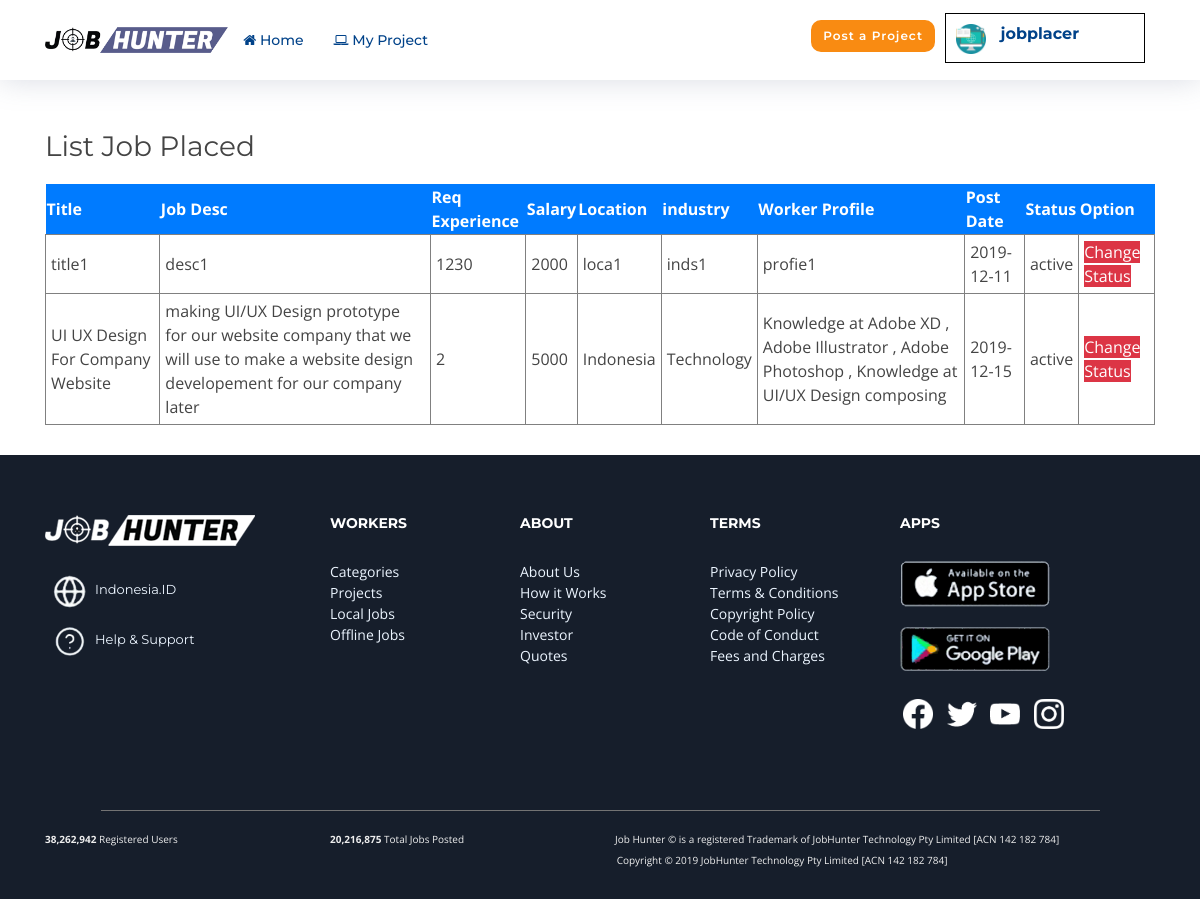
Screenshot of /jobplacer/myprojects.php (signed in) with the database file from the repository.
### tables this page shows
CREATE TABLE `tb_user` (
  `id_user` int(50) NOT NULL,
  `username` varchar(100) NOT NULL,
  `password` varchar(100) NOT NULL,
  `name` varchar(100) NOT NULL,
  `email` varchar(100) NOT NULL,
  `phone` int(20) NOT NULL,
  `role` enum('none','jobhunter','jobplacer','admin') NOT NULL,
  `status` enum('active','pending','closed') NOT NULL
);

CREATE TABLE `tb_job` (
  `id_job` int(50) NOT NULL,
  `id_placer` int(50) NOT NULL,
  `title` varchar(300) NOT NULL,
  `jobdesc` varchar(300) NOT NULL,
  `experience` varchar(50) NOT NULL,
  `salary` varchar(100) NOT NULL,
  `location` varchar(100) NOT NULL,
  `industry` varchar(100) NOT NULL,
  `profile` varchar(100) NOT NULL,
  `postdate` date NOT NULL,
  `status` enum('active','closed') NOT NULL
);

### jobplacer/myprojects.php (the view, shortened to what this page needs)
<?php
include '../config.php';
$id_placer = $_SESSION['id_placer'];
$id_user = $_SESSION['id_user'];
$query = mysqli_query($sql,"SELECT username from tb_user where id_user = '$id_user'");
$data = mysqli_fetch_assoc($query);
$username = $data['username'];
?>
<!DOCTYPE html>
<html lang="en">
<head>
  <link href="../assets/lib/bootstrap/css/bootstrap.min.css" rel="stylesheet">
  <link href="../assets/lib/font-awesome/css/font-awesome.min.css" rel="stylesheet">
  <link href="../assets/lib/animate/animate.min.css" rel="stylesheet">
  <link href="../assets/lib/ionicons/css/ionicons.min.css" rel="stylesheet">
  <link href="../assets/lib/owlcarousel/assets/owl.carousel.min.css" rel="stylesheet">
  <link href="../assets/lib/lightbox/css/lightbox.min.css" rel="stylesheet">
  <link rel="stylesheet" href="https://cdnjs.cloudflare.com/ajax/libs/twitter-bootstrap/4.1.3/css/bootstrap.css" />
  <link rel="stylesheet" href="https://cdn.datatables.net/1.10.19/css/dataTables.bootstrap4.min.css" />
  <link href="../assets/css/style5.css" rel="stylesheet">
</head>
<body>
  <header id="header" class="fixed-top">
    <div class="container">
      <div class="logo float-left">
        <a href="index.html" class="scrollto"><img src="../assets/img/logo5.png" alt="" class="img-fluid"></a>
      </div>
      <nav class="main-nav d-none d-lg-block">
        <ul class="float-left">
          <li><a href="../index.html"><i class="fa fa-home"></i>  Home</a></li>
          <li class="active"><a href="myprojects.html"><i class="fa fa-laptop"></i>  My Project</a></li>
        </ul>
        <ul class="float-right">
          <li><a href="placing.html" class="btn ">Post a Project</a></li>
          <li>
            <a href="profile.php" class="profile ">
            <div class="container">
              <div class="row">
                <div class="col-lg-3">
                  <img src="../assets/img/browse/desktop.png" width="30px" height="30px">
                </div>
                <div class="col-lg-4">
                  <h6><strong><?= $username; ?></strong></h6>
                </div>
              </div>
            </div>
            </a>
          </li>
        </ul>
      </nav>
    </div>
  </header>
<div class="container-fluid" style="margin-top: 100px;">
  <div class="experience">
    <h3>List Job Placed</h3>
        <table id="myTable">
        <thead>
          <tr id="HeadRow">
              <th>Title</th>
              <th>Job Desc</th>
              <th>Req Experience</th>
              <th>Salary</th>
              <th>Location</th>
              <th>industry</th>
              <th>Worker Profile</th>
              <th>Post Date</th>
              <th>Status</th>
              <th>Option</th>
            </tr>
        </thead>
            <tbody>
        <?php
            $datajob = mysqli_query($sql,"SELECT a.id_job,a.title,a.jobdesc,a.experience,a.salary,a.location,a.industry,a.profile,a.postdate,a.status
            from tb_job a
            inner join tb_placer b on a.id_placer = b.id_placer
            inner join tb_user c on b.id_user = c.id_user
            where a.id_placer = '$id_placer' ");
            while($row = mysqli_fetch_array($datajob))
            {
                echo "<tr>
                <td>".$row['title']."</td>
                <td>".$row['jobdesc']."</td>
                <td>".$row['experience']."</td>
                <td>".$row['salary']."</td>
                <td>".$row['location']."</td>
                <td>".$row['industry']."</td>
                <td>".$row['profile']."</td>
                <td>".$row['postdate']."</td>
                <td>".$row['status']."</td>
                <td><a href='deactivateproject.php?id_job=".$row['id_job']."&status=".$row['status']."' class='btn-danger'>Change Status</button></td>
            </tr>";
            }
        ?>
        </tbody>
        </table>
      </div>
</div>
  <footer id="footer">
    <div class="footer-top">
      <div class="container">
        <div class="row">
          <div class="col-lg-3 col-md-6 footer-info">
            <img src="../assets/img/footer/logo7.png"><br>
            <a href=""><img src="../assets/img/footer/globe.png" width="50px" height="50px">Indonesia.ID</a><br>
            <a href=""><img src="../assets/img/footer/help.png" width="50px" height="50px">Help &amp; Support</a>
          </div>
          <div class="col-lg-2 col-md-6 footer-links">
            <h4>Workers</h4>
            <ul>
              <li><a href="#">Categories</a></li>
              <li><a href="#">Projects</a></li>
              <li><a href="#">Local Jobs</a></li>
              <li><a href="#">Offline Jobs</a></li>
            </ul>
          </div>
          <div class="col-lg-2 col-md-6 footer-links">
            <h4>About</h4>
            <ul>
              <li><a href="#">About Us</a></li>
              <li><a href="#">How it Works</a></li>
              <li><a href="#">Security</a></li>
              <li><a href="#">Investor</a></li>
              <li><a href="#">Quotes</a></li>
            </ul>
          </div>
           <div class="col-lg-2 col-md-6 footer-links">
            <h4>Terms</h4>
            <ul>
              <li><a href="#">Privacy Policy</a></li>
              <li><a href="#">Terms &amp; Conditions</a></li>
              <li><a href="#">Copyright Policy</a></li>
              <li><a href="#">Code of Conduct</a></li>
              <li><a href="#">Fees and Charges</a></li>
            </ul>
          </div>
          <div class="col-lg-3 col-md-6 footer-newsletter">
            <h4>Apps</h4>
            <a href="#"><img src="../assets/img/footer/app2.png" width="150px" height="auto"></a>
            <a href="#"><img src="../assets/img/footer/play.png" width="150px" height="auto"></a>
            <div class="social-links">
              <a href="#" class="facebook"><img src="../assets/img/footer/facebook.png" width="30px" height="30px"></a>
              <a href="#" class="twitter"><img src="../assets/img/footer/twitter.png" width="30px" height="30px"></a>
              <a href="#" class="google-plus"><img src="../assets/img/footer/youtube.png" width="30px" height="30px"></a>
              <a href="#" class="instagram"><img src="../assets/img/footer/instagram.png" width="30px" height="30px"></a>
            </div>
          </div>
        </div>
      </div>
    </div>
    <div class="end container">
      <hr width="90%">
      <div class="row">
          <div class="col-lg-3 col-md-6 ">
            <p><strong><span data-toggle="counter-up">38,262,942</span></strong> Registered Users</p>
          </div>
          <div class="col-lg-3 col-md-6 ">
            <p><strong><span data-toggle="counter-up">20,216,875</span></strong> Total Jobs Posted</p>
          </div>
          <div class="col-lg-6 col-md-6 wow fadeInRight">
            <p>Job Hunter &copy; is a registered Trademark of JobHunter Technology Pty Limited [ACN 142 182 784]</p>
          </div>
      </div>
      <div class="copyright wow fadeInRight">
        <p>Copyright &copy; 2019 JobHunter Technology Pty Limited [ACN 142 182 784]</p>
      </div>
    </div>
  </footer>
</body>
</html>

### assets/css/style5.css (style rules this page uses)
body { background: #fff; color: #444; font-family: "Open Sans", sans-serif; }
a { color: #007bff; transition: 0.5s; }
p { padding: 0; margin: 0 0 30px 0; }
h1, h2, h3, h4, h5, h6 { font-family: "Montserrat", sans-serif; font-weight: 400; margin: 0 0 20px 0; padding: 0; }
#header { height: 80px; transition: all 0.5s; z-index: 997; transition: all 0.5s; padding: 20px 0; background: #fff; box-shadow: 0px 0px 30px rgba(127, 137, 161, 0.3); }
#header .logo img { padding: 0; margin: 7px 0; max-height: 26px; }
.main-nav, .main-nav * { margin: 0; padding: 0; list-style: none; }
.main-nav > ul > li { position: relative; white-space: nowrap; float: left; }
.main-nav a { display: block; position: relative; color: #004289; padding: 10px 15px; transition: 0.3s; font-size: 14px; font-family: "Montserrat", sans-serif; font-weight: 500; }
.main-nav .btn { font-family: "Montserrat", sans-serif; font-size: 12px; font-weight: 600; letter-spacing: 1px; display: inline-block; padding: 5px 10px; border-radius: 10px; transition: 0.5s; color: #fff; background: #f98b12; border: 2px solid #f98b12; color: #fff; }
.main-nav .profile { margin: -7px 10px; padding: 10px; border: 1px solid black; width: 200px; height: 50px; display: block; position: static; transition: 0.3s; }
.mobile-nav { position: fixed; top: 0; bottom: 0; z-index: 9999; overflow-y: auto; left: -260px; width: 260px; padding-top: 18px; background: rgba(19, 39, 57, 0.8); transition: 0.4s; }
.mobile-nav * { margin: 0; padding: 0; list-style: none; }
.mobile-nav a { display: block; position: relative; color: #fff; padding: 10px 20px; font-weight: 500; text-align: left; }
.mobile-nav a:hover, .mobile-nav .active > a, .mobile-nav li:hover > a { color: #74b5fc; text-decoration: none; }
.row:after { content: ""; display: table; clear: both; }
.experience { padding: 30px; }
#myTable { width:100%; border-collapse:collapse; }
#HeadRow { background:#007bff; color:white; font-weight:bold; }
#myTable td { padding:5px; border:1px solid gray; text-align:left; }
#footer { background: #161e2b; padding: 0 0 30px 0; color: #eee; font-size: 14px; }
#footer .footer-top { padding: 60px 0 30px 0; }
#footer .footer-top .footer-info { margin-bottom: 30px; }
#footer .footer-top .footer-info a { font-size: 13px; line-height: 24px; margin-bottom: 0; font-family: "Montserrat", sans-serif; color: #ecf5ff; }
#footer .footer-top .social-links a { font-size: 18px; display: inline-block; color: #fff; line-height: 1; padding: 8px 0; margin-right: 4px; text-align: center; width: 36px; height: 36px; transition: 0.3s; }
#footer .footer-top h4 { font-size: 14px; font-weight: bold; color: #fff; text-transform: uppercase; position: relative; padding-bottom: 10px; }
#footer .footer-top .footer-links { margin-bottom: 30px; }
#footer .footer-top .footer-links ul { list-style: none; padding: 0; margin: 0; }
#footer .footer-top .footer-links ul li { padding: 0px 0; }
#footer .footer-top .footer-links ul li:first-child { padding-top: 0; }
#footer .footer-top .footer-links ul a { color: #ecf5ff; }
#footer .footer-top .footer-newsletter { margin-bottom: 30px; }
#footer .footer-top .footer-newsletter a img { margin-bottom: 20px; }
#footer .end hr { background-color: gray; }
#footer .end p { display: inline; font-size: 10px; text-align: center; }
#footer .end .copyright { text-align: left; padding-left: 51.5%; }

### rows the page displays
tb_user: username "jobplacer"
tb_job: title "title1", jobdesc "desc1", experience "1230", salary "2000", location "loca1", industry "inds1", profile "profie1", postdate "2019-12-11", status "active"
tb_job: title "UI UX Design For Company Website", jobdesc "making UI/UX Design prototype for our website company that we will use to make a website design developement for our company later", experience "2", salary "5000", location "Indonesia", industry "Technology", profile "Knowledge at Adobe XD , Adobe Illustrator , Adobe Photoshop , Knowledge at UI/UX Design composing", postdate "2019-12-15", status "active"
